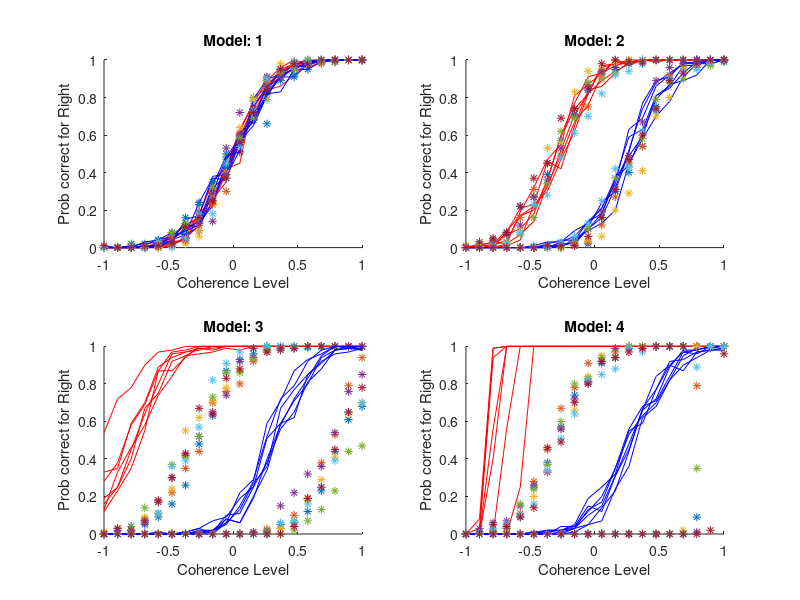

The MATLAB script that drew this image: (Note: this script raises an error after producing the figure.)
clear; close all; clc;

%% Initialization and Data Generation:
% Sets coherence levels, number of trials, subjects, and initializes the psychometric function generator.
% Generates simulated data for each model with varying Point of Subjective Equality (PSE) and slope values.
cohLevs = linspace(-1, 1, 20);
Ncoh = length(cohLevs);
ntrials = 1e2;
nsubs = 7;
eps = 1e-6; % A small value to avoid float-point errors

psyfuncGenerator = @(x, p) (0.5*0)+(1-0).*normcdf(x, p(1), p(2));
PSEs = [0 0 0 0;
    -0.3 -0.3 0.3 0.3;
    -0.8 -0.3 0.3 0.8;
    -0.8 -0.3 0.3 0.8];

slp = 4;
slopes = [slp slp slp slp;
          slp slp slp slp;
          slp slp slp slp;
          slp*10 slp slp slp*10];

data = zeros(size(PSEs, 1), size(PSEs, 2), Ncoh, nsubs, ntrials);
color_vect = ["r*", "b*", "k*", "m*"];
legnames = {'Adapt L: Attend yes', ...
            'Adapt L: Attend no', ...
            'Adapt R: Attend yes', ...
            'Adapt R: Attend no'};

figure();
for modelN =  1:size(PSEs, 1)
    subplot(2, 2, modelN)
    hold on;
    for ttype = 1:size(PSEs, 2)
        for sub = 1:nsubs
            this_PSE = PSEs(modelN, ttype) + randn(1, 1)*PSEs(modelN, ttype)/10;
            this_slope = slopes(modelN, ttype) + randn(1, 1)*slopes(modelN, ttype)/10;
            this_psyfunc = psyfuncGenerator(cohLevs, [this_PSE, 1/this_slope]);
            this_data = rand(Ncoh, ntrials) < repmat(this_psyfunc', 1, ntrials);
            data(modelN, ttype, :, sub, :) = this_data;
            plot(cohLevs, squeeze(mean(this_data, 2)), color_vect(ttype));%, 'DisplayName', legnames{ttype})
        end
    end
    xlabel('Coherence Level')
    ylabel('Prob correct for Right')
    title(['Model: ' num2str(modelN)])
end

% Initializes variables for sign, attention, and slope change, needed for different model conditions.
sign_mu = [-1 -1 1 1];
attn_mu = [-1 0 0 1];
sig_change = [1 0 0 1];
% Defines the negative log-likelihood function that will be minimized.
nLogL = @(NR, NT, p) -sum(NR.*log(psyfuncGenerator(cohLevs, [p(1) p(2)])+eps) + ...
             (NT-NR).*log(1-psyfuncGenerator(cohLevs, [p(1) p(2)])+eps));
        
NLLs = zeros(nsubs, size(PSEs, 2), size(PSEs, 2)); % Shape is (subjects * model_groudtruth * model_estim)

% Loops over subjects and models, fitting each model to the data and calculating the negative log-likelihood for each fit.
% For each model, uses fmincon to minimize the negative log-likelihood and find the best-fitting parameters.
res = 1e2;
MEs = NaN(nsubs, size(PSEs, 2), size(PSEs, 2));
lb_M1 = 0.01; ub_M1 = 1;
init_M1 = rand*(ub_M1-lb_M1) + lb_M1;
sig1_range = linspace(lb_M1, ub_M1, res);
prior_M1 = 1./(1:length(sig1_range));
D1 = NaN(nsubs, size(PSEs, 2), res);

lb_M2 = [0.01 0.01]; ub_M2 = [1 1];
init_M2 = rand*(ub_M2-lb_M2) + lb_M2;
mu2_range = linspace(lb_M2(1), ub_M2(1), res);
sig2_range = linspace(lb_M2(2), ub_M2(2), res)';
flat_prior = 1/length(mu2_range)*ones(1,length(mu2_range));
M2_jointprior = (1./sig2_range) .* flat_prior;
M2_jointprior = M2_jointprior';
M2_jointpriornorm = M2_jointprior/sum(M2_jointprior, 'all', 'omitnan');
figure
set(gcf,'position',[10,10,1000,400])
%subplot(1,2,1)
imagesc(sig2_range, flat_prior, M2_jointpriornorm)
box off
title('Model Two Prior')
xlabel('\sigma')
ylabel('\mu')
colorbar
[MU2,SIGMA2]= meshgrid(mu2_range,sig2_range);
D2 = NaN(nsubs, size(PSEs, 2), res);

lb_M3 = [0.01 0.01 0.01]; ub_M3 = [1 1 1];
init_M3 = rand*(ub_M3-lb_M3) + lb_M3;
mu3_1_range = linspace(lb_M3(1), ub_M3(1), res);
mu3_2_range = linspace(lb_M3(2), ub_M3(2), res);
sig3_range = linspace(lb_M3(3), ub_M3(3), res);
D3 = NaN(nsubs, size(PSEs, 2), res, res, res);

lb_M4 = [0.01 0.01 0.01 0.01]; ub_M4 = [1 1 1 1];
init_M4 = rand*(ub_M4-lb_M4) + lb_M4;
mu4_1_range = linspace(lb_M4(1), ub_M4(1), res);
mu4_2_range = linspace(lb_M4(2), ub_M4(2), res);
sig4_1_range = linspace(lb_M4(3), ub_M4(3), res);
sig4_2_range = linspace(lb_M4(4), ub_M4(4), res);
D4 = NaN(nsubs, size(PSEs, 2), res, res, res, res);

options = optimoptions(@fmincon, 'MaxIterations', 1e5, 'Display', 'off');
for sub = 1:nsubs
    for modelN =  1:size(PSEs, 2)
        nR = squeeze(sum(data(modelN, :, :, sub, :), 5));
        
        M1_nlogNL = @(p) sum(arrayfun(@(idx) nLogL(nR(idx, :), ntrials, [0 p]), 1:4));
        parfor ii = 1:res
            D1(sub, modelN, ii) = M1_nlogNL(sig1_range(ii));
        end
        idx1 = find(D1(sub, modelN, :) == min(D1(sub, modelN, :)));
        bestNLL1 = D1(sub, modelN, idx1);
        interim1 = -D1(sub, modelN, :) + log(prior_M1);
        c1 = max(interim1(:));
        normalized_interim1 = interim1 - c1;
        c1_norm = max(normalized_interim1(:));
        MEs(sub, modelN, 1) = sum(exp(normalized_interim1(:)))*exp(c1_norm);
        [estP_M1, NLLs(sub, modelN, 1)] = fmincon(M1_nlogNL, init_M1, [], [], [], [], lb_M1, ub_M1, [], options);
        
        M2_nlogNL = @(p) sum(arrayfun(@(idx) nLogL(nR(idx, :), ntrials, [p(1)*sign_mu(idx) p(2)]), 1:4));
        parfor ii = 1:res
            D2(sub, modelN, ii) = M2_nlogNL([mu2_range(ii), sig2_range(ii)]);
        end
        idx2 = find(D2(sub, modelN, :) == min(D2(sub, modelN, :)));
        bestNLL2 = D2(sub, modelN, idx2);
        interim2 = -D2(sub, modelN, :) + log(M2_jointpriornorm);
        c2 = max(interim2(:));
        normalized_interim2 = interim2 - c2;
        c2_norm = max(normalized_interim2(:));
        MEs(sub, modelN, 2) = sum(exp(normalized_interim2(:)))*exp(c2_norm);
        [estP_M2, NLLs(sub, modelN, 2)] = fmincon(M2_nlogNL, init_M2, [], [], [], [], lb_M2, ub_M2, [], options);
        
        M3_nlogNL = @(p) sum(arrayfun(@(idx) nLogL(nR(idx, :), ntrials, [p(1)*sign_mu(idx)+p(2)*attn_mu(idx), p(3)]), 1:4));
%         parfor ii = 1:res
%             for jj = 1:res
%                 for kk = 1:res
%                     D3(sub, modelN, ii, jj, kk) = M3_nlogNL([mu3_1_range(ii), mu3_2_range(jj), sig3_range(kk)]);
%                 end
%             end
%         end
        [estP_M3, NLLs(sub, modelN, 3)] = fmincon(M3_nlogNL, init_M3, [], [], [], [], lb_M3, ub_M3, [], options);
        
        M4_nlogNL = @(p) sum(arrayfun(@(idx) nLogL(nR(idx, :), ntrials, [p(1)*sign_mu(idx)+p(2)*attn_mu(idx), p(3)+p(4)*sig_change(idx)]), 1:4));
        [estP_M4, NLLs(sub, modelN, 4)] = fmincon(M4_nlogNL, init_M4, [], [], [], [], lb_M4, ub_M4, [], options);
    end
end


%% Calculating AIC and BIC:
% AIC and BIC for each model and subject, which helps in model comparison. Lower AIC/BIC values indicate a better model fit considering the complexity.
k = 1; n = 4 * ntrials;
% Shape is (subjects * model_groudtruth * model_estim)
AICc = 2*k + 2*NLLs;
BICc = k*log(n) + 2*NLLs;
BF_estim = NaN(size(BICc));
for ss = 1:nsubs
    for ii = 1:4
        this_min = min(BICc(ss, ii, :));
        BF_estim(ss, ii, :) = exp(-0.5.*(BICc(ss, ii, :)-this_min));
    end
end

NLL_mean = squeeze(mean(NLLs, 1));
AIC_mean = squeeze(mean(AICc, 1));
BIC_mean = squeeze(mean(BICc, 1));
BF_median = squeeze(median(BF_estim, 1));

% Plotting the log of NLL, AIC, and BIC across different models for each data set. This visual representation aids in comparing how well each model fits the data.
figure();
for ii = 1:4
    subplot(4, 4, 4*(ii-1)+1)
    plot([1 2 3 4], squeeze(NLLs(:, ii, :))', 'o'); hold on;
    plot([1 2 3 4], NLL_mean(ii, :)', 'ks--', 'LineWidth', 1.5)
    xlim([0.5 4.5])
    xticks([1 2 3 4])
    xticklabels({'M1', 'M2', 'M3', 'M4'})
    xlabel('Model')
    ylabel('NLL')
    title(['Data generated using Model ' num2str(ii)])
    
    subplot(4, 4, 4*(ii-1)+2)
    plot([1 2 3 4], squeeze(AICc(:, ii, :))', 'o'); hold on;
    plot([1 2 3 4], AIC_mean(ii, :)', 'ks--', 'LineWidth', 1.5)
    xlim([0.5 4.5])
    xticks([1 2 3 4])
    xticklabels({'M1', 'M2', 'M3', 'M4'})
    xlabel('Model')
    ylabel('AIC')
    title(['Data generated using Model ' num2str(ii)])
    
    subplot(4, 4, 4*(ii-1)+3)
    plot([1 2 3 4], squeeze(BICc(:, ii, :))', 'o'); hold on;
    plot([1 2 3 4], BIC_mean(ii, :)', 'ks--', 'LineWidth', 1.5)
    xlim([0.5 4.5])
    xticks([1 2 3 4])
    xticklabels({'M1', 'M2', 'M3', 'M4'})
    xlabel('Model')
    ylabel('BIC')
    title(['Data generated using Model ' num2str(ii)])

    subplot(4, 4, 4*(ii-1)+4)
    plot([1 2 3 4], squeeze(BF_estim(:, ii, :))', 'o'); hold on;
    plot([1 2 3 4], BF_median(ii, :)', 'ks--', 'LineWidth', 1.5)
    xlim([0.5 4.5])
    xticks([1 2 3 4])
    xticklabels({'M1', 'M2', 'M3', 'M4'})
    xlabel('Model')
    ylabel('BF estim')
    title(['Data generated using Model ' num2str(ii)])
end
